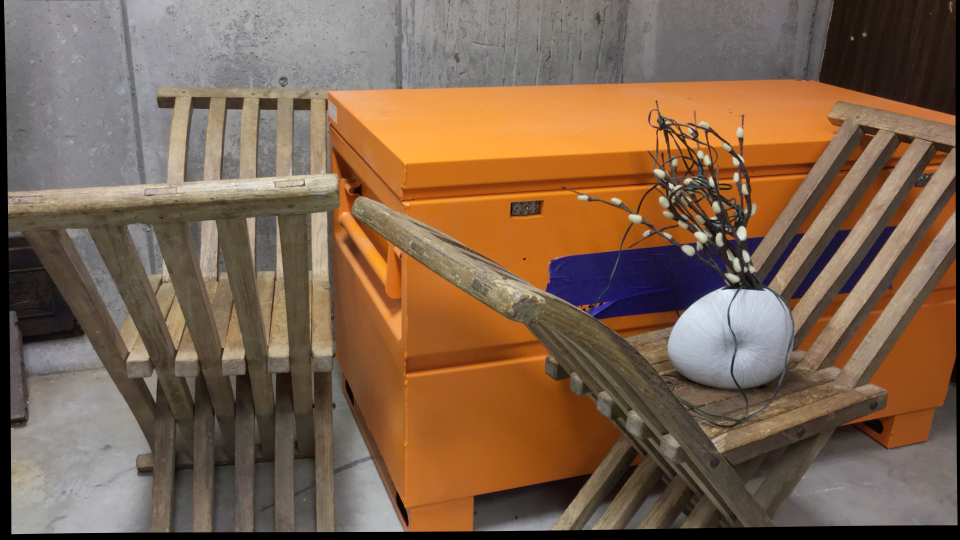
#> input picture Project 3 - Depth Estimation/Datasets/data-20220410T231452Z-001/data/curule/im0.png, 1920 x 1080 px, given as the content of the folder adaptive_hist_data, which was not available (shown at 1/2 size)
$ python p1.py
#> lines starting #> are read from the running program, lines starting #| are printed output that depends on the picture; pictures that were not available may be replaced by others from this repository, and a replacement may not be noted
import numpy as np
import matplotlib.pyplot as plt
import argparse
import glob
import cv2

########################################################################################################
"""
Function that reads images from the given path and returns sets of color and corresponding gray images
"""

def image_reader(path):

#> called with path = 'adaptive_hist_data/'
	img_set_gray = []
	img_set_color = []

	img_set_color = [cv2.imread(file) for file in sorted(glob.glob(path+'*.png'))]
#> img_set_color = 1 item
	img_set_gray = [cv2.cvtColor(img,cv2.COLOR_BGR2GRAY) for img in img_set_color]
#> img_set_gray = 1 item

	return img_set_color,img_set_gray

########################################################################################################
"""
Vanilla histogram equalization
"""
def hist_eq_norm(img_gray):

    b,a = np.shape(img_gray)
    hist_img = img_gray.copy()
    bright_vect = np.zeros(256)

    for i in range(b):

        for j in range(a):

            bright_vect[img_gray[i,j]] += 1

    cfd = np.divide(np.cumsum(bright_vect),(a*b))
    for i in range(b):

        for j in range(a):

            hist_img[i,j] = cfd[hist_img[i,j]] *255

    return bright_vect,cfd,hist_img

########################################################################################################
"""
Basic adaptive histogram equalizqtion
"""
def adaptive_hist_eqaualizatoin(img_gray):

    b,a = np.shape(img_gray)
    b1 = int(b/8)
    a1 = int(a/8)
    blank_img = np.zeros((b,a))

    for i in range(8):

        for j in range(8):

            patch = img_gray[i*b1:i*b1+b1,j*a1:j*a1+a1].copy()
            _,__,hist_patch = hist_eq_norm(patch)
            blank_img[i*b1:i*b1+b1,j*a1:j*a1+a1] = hist_patch

    return blank_img

########################################################################################################

"""
Contrast Limited Adaptive Histogram equalization
"""

def clahe_nk(img_gray):

    b,a = np.shape(img_gray)
    b1 = int(b/8)
    a1 = int(a/8)
    blank_img = np.zeros((b,a))

    for i in range(8):

        for j in range(8):

            patch = img_gray[i*b1:i*b1+b1,j*a1:j*a1+a1].copy()
            hist,__,___ = hist_eq_norm(patch)

            t = int(np.max(hist)*0.64)

            gather = 0

            for k in range(len(hist)):

                if(hist[k]>t):

                    vals = hist[k] - t
                    hist[k] = t
                    gather += vals

            gather = int(gather/256)
            hist = np.add(hist,gather)

            cfd = np.divide(np.cumsum(hist),(b1*a1))

            for x in range(b1):

                for y in range(a1):

                    patch[x,y] = cfd[patch[x,y]]*255

            blank_img[i*b1:i*b1+b1,j*a1:j*a1+a1] = patch

    return blank_img

########################################################################################################

def main():

    Parser = argparse.ArgumentParser(description='Histogram Equalization')
    Parser.add_argument('-p', default='adaptive_hist_data/', help='Path to the images to be equalized')

    Args = Parser.parse_args()
    path = Args.p

    img_set_color, img_set_gray = image_reader(path)
#> img_set_color = 1 item; img_set_gray = 1 item

    l = len(img_set_color)
#> l = 1

    ind_vect = np.arange(256)
    a,b = np.shape(img_set_gray[0])
#> a = 1080; b = 1920

    for i in range(l):

        blank_img = np.zeros((int(a*2),int(b*2)))
        save_str = "img_combined_"+str(i+1)
        bright_vect,cfd,hist_img = hist_eq_norm(img_set_gray[i])
        ada_hist_img = adaptive_hist_eqaualizatoin(img_set_gray[i])
        clahe_img = clahe_nk(img_set_gray[i])
        blank_img[:a,:b] = img_set_gray[i]
        blank_img[:a,b:] = hist_img
        blank_img[a:,:b] = ada_hist_img
        blank_img[a:,b:] = clahe_img
        if(i>=9):
            cv2.imwrite('Output/'+str(i+1)+'.png',blank_img)
        else:
            cv2.imwrite('Output/'+str(0)+str(i+1)+'.png',blank_img)

        plt.figure(i+1)

        plt.subplot(2,2,1)
        plt.axis("off")
        plt.title("Original Frame "+str(i+1))
        plt.imshow(img_set_gray[i],cmap="gray")

        plt.subplot(2,2,2)
        plt.axis("off")
        plt.title("Histogram equalized Frame "+str(i+1))
        plt.imshow(hist_img,cmap="gray")

        plt.subplot(2,2,3)
        plt.axis("off")
        plt.title("Adaptive Histogram equalized Frame "+str(i+1))
        plt.imshow(ada_hist_img,cmap="gray")

        plt.subplot(2,2,4)
        plt.axis("off")
        plt.title("Contrast Limited Adaptive Histogram equalized Frame "+str(i+1))
        plt.imshow(clahe_img,cmap="gray")

        plt.figure("Histogram and CFD for Frame "+str(i+1))

        plt.subplot(1,2,1)
        plt.title("Histogram of Frame "+str(i+1))
        plt.plot(ind_vect,bright_vect)

        plt.subplot(1,2,2)
        plt.title("CFD of Frame"+str(i+1))
        plt.plot(ind_vect,cfd)

        plt.show()
#> this loop made 1 pass
#> pass 1, in hist_eq_norm, `hist_img = img_gray.copy()`:
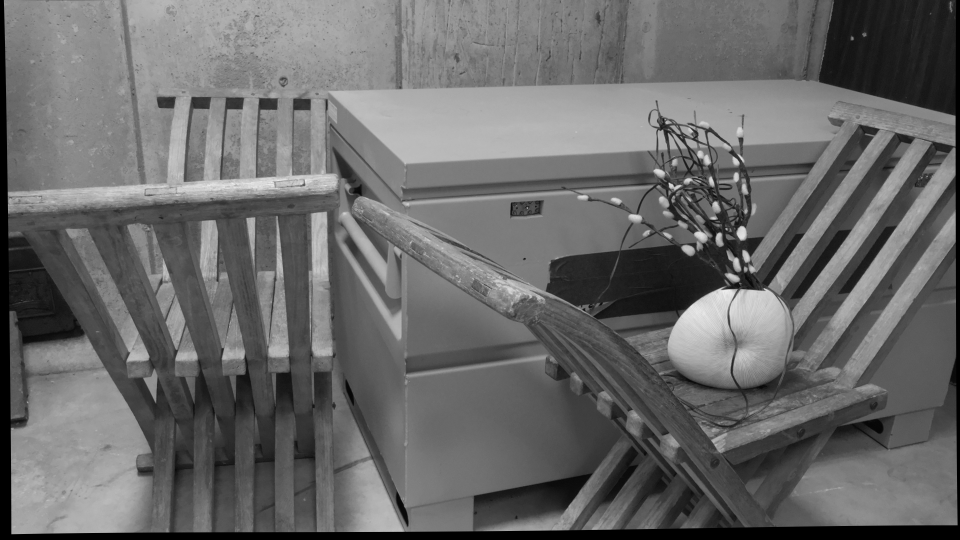
#> hist_img: shape (1080, 1920) (shown at 1/2 size); min 0, max 249, mean 105.3
#> pass 1, in main, `bright_vect,cfd,hist_img = hist_eq_norm(img_set_gray[i])`:
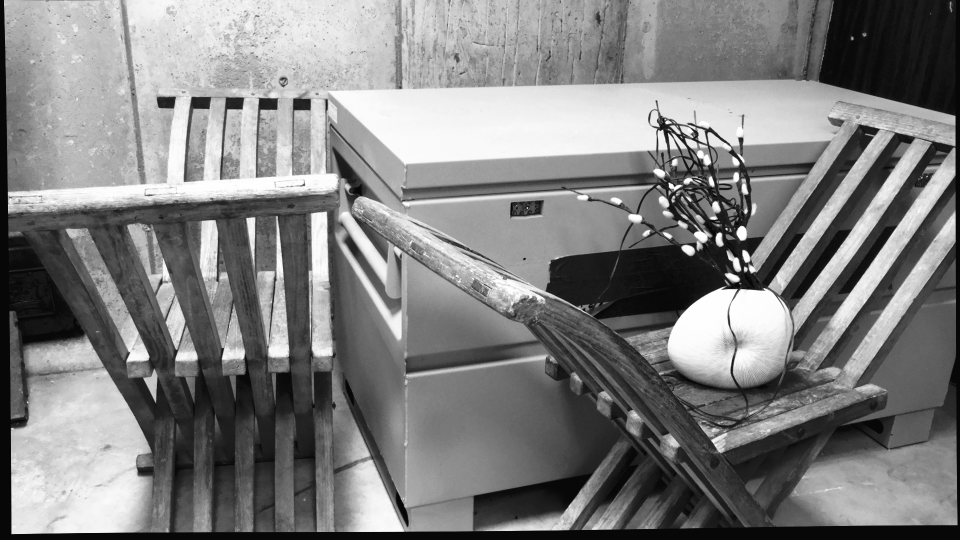
#> hist_img: shape (1080, 1920) (shown at 1/2 size); min 7, max 255, mean 127.9
#> pass 1, in main, `ada_hist_img = adaptive_hist_eqaualizatoin(img_set_gray[i])`:
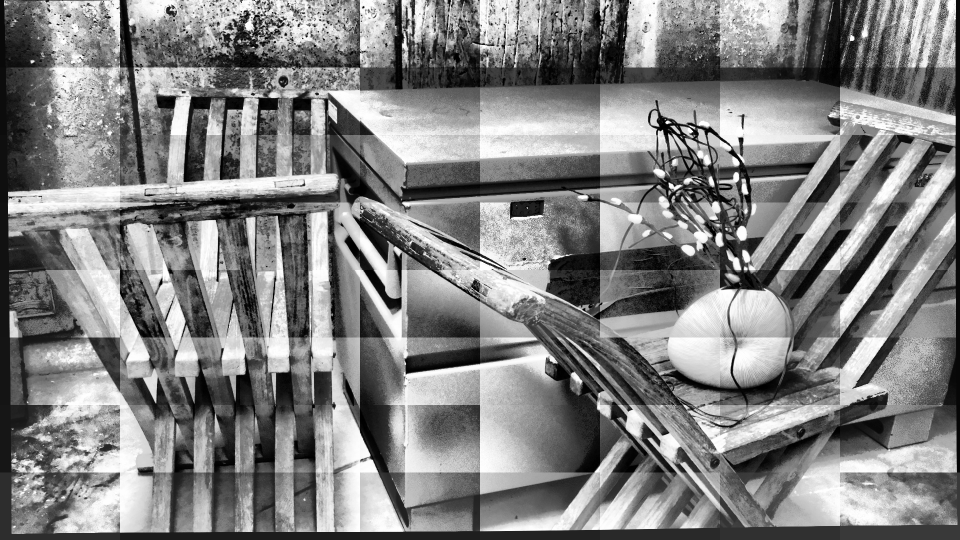
#> ada_hist_img: shape (1080, 1920) float64 (shown at 1/2 size); min 0, max 255, mean 130
#> pass 1, in main, `plt.show()`:
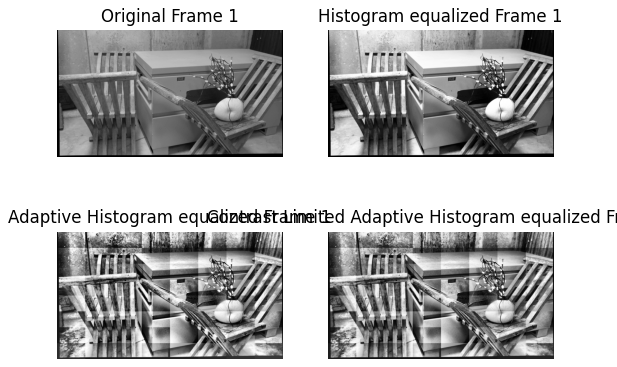
#> figure drawn by matplotlib, 4 panels
#> pass 1, in main, `plt.show()`:
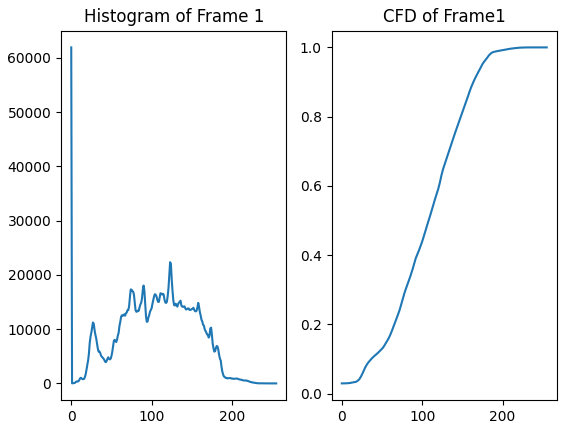
#> figure drawn by matplotlib, 2 panels; panel 1: curve peaks at x = 0, y = 61905; panel 2: curve peaks at x = 249, y = 1
#> after the loop:
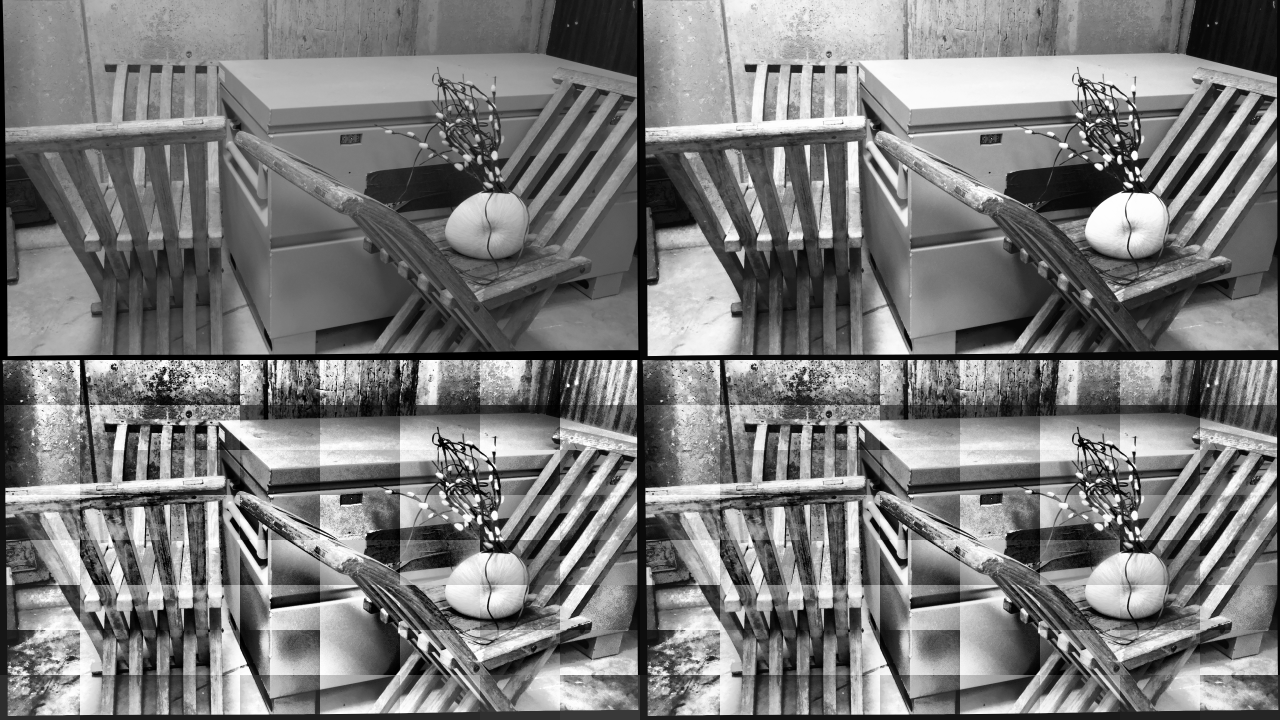
#> blank_img: shape (2160, 3840) float64 (shown at 1/3 size); min 0, max 255, mean 122.4

if __name__ == '__main__':
    main()
